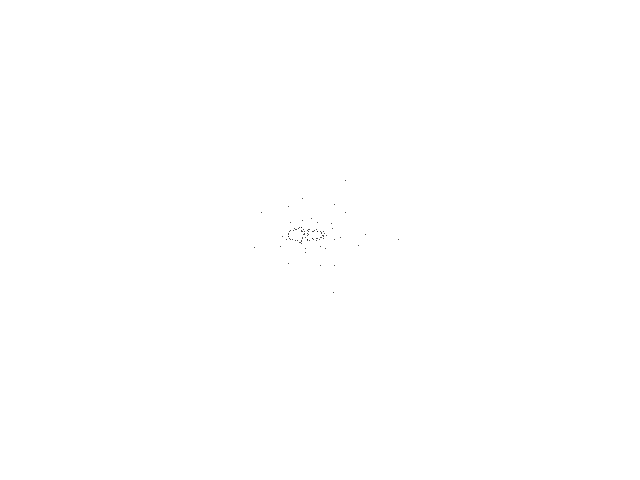
Frame 1 (no input)
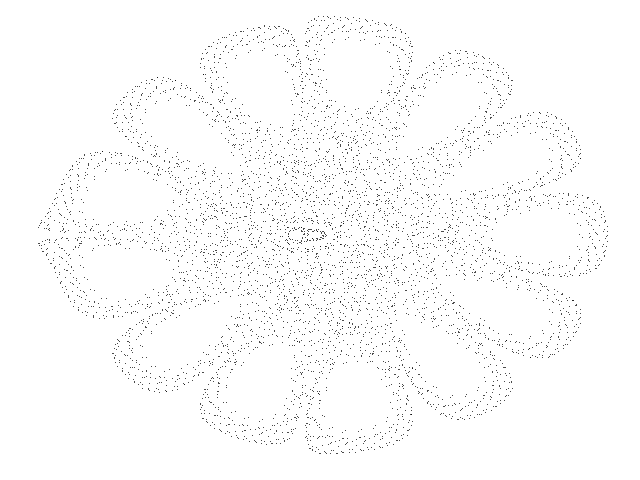
Frame 60 (the mouse pressed at the canvas centre just before this capture)
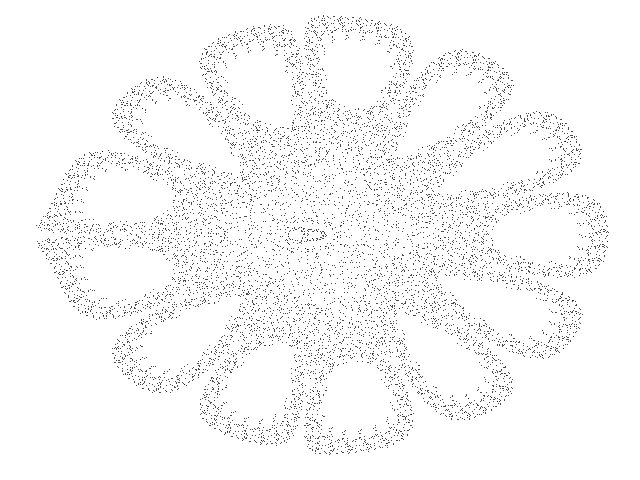
Frame 120 (the mouse held since frame 60 and released just before this capture)

The Processing sketch that drew these frames (run headless with seeded random() and noise(); from frame 60 on, the mouse is pressed at the canvas centre):

// Processing sketch: Gumowski_E
// ── Gumowski_E.pde
// Gumowski-Mira E chaotic map //

  float x = 0.5;
  float y = 0.5;
  float a = 0.000001;
  float b = 0.05;
  float m = 0.114113;
  float w = 0.0;


void setup() {
  
  size(640,480);
  background(255);
  
}


void draw() {
  
  for (int i=0; i<100; i++) {
     
    float nx = x;
    float ny = y;
 
    x = ny + a * (1.0 - b * pow(ny, 2.0)) * ny + w;
    w = m * x + (2.0 * (1.0 - m) * pow(x, 2.0)) / (1.0 + pow(x, 2.0));
    y = -nx + w;
    
    point(295 + (19 * x), 235 + (15 * y));
        
  }

}
